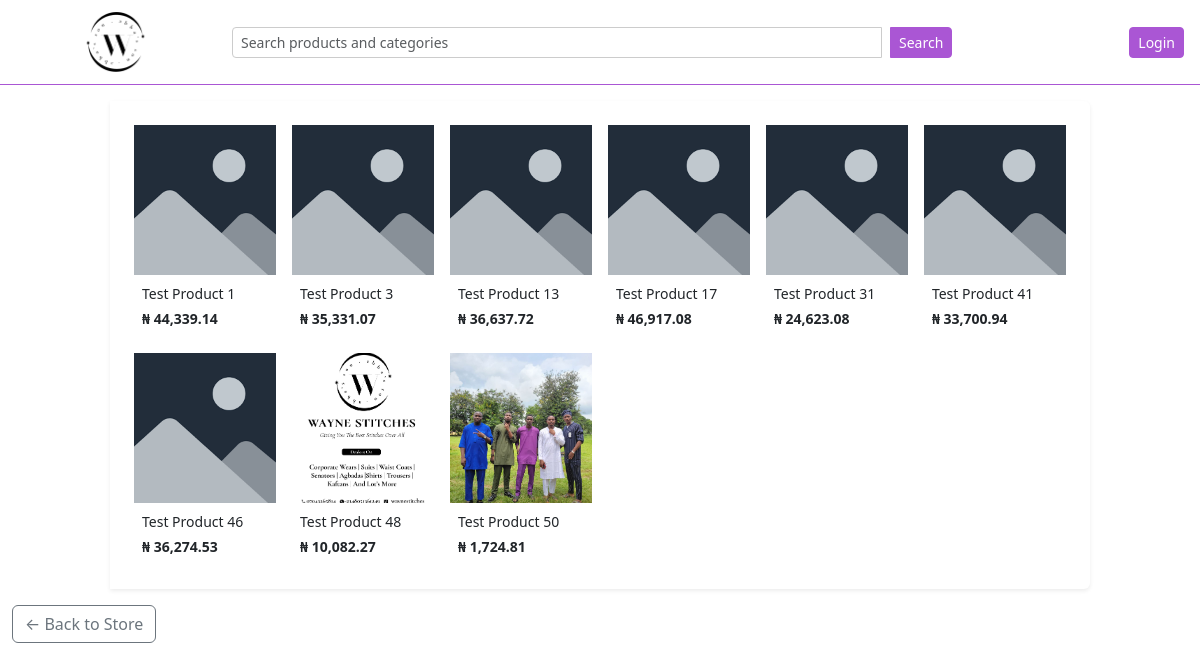
The app's page /category/accessories, older data.
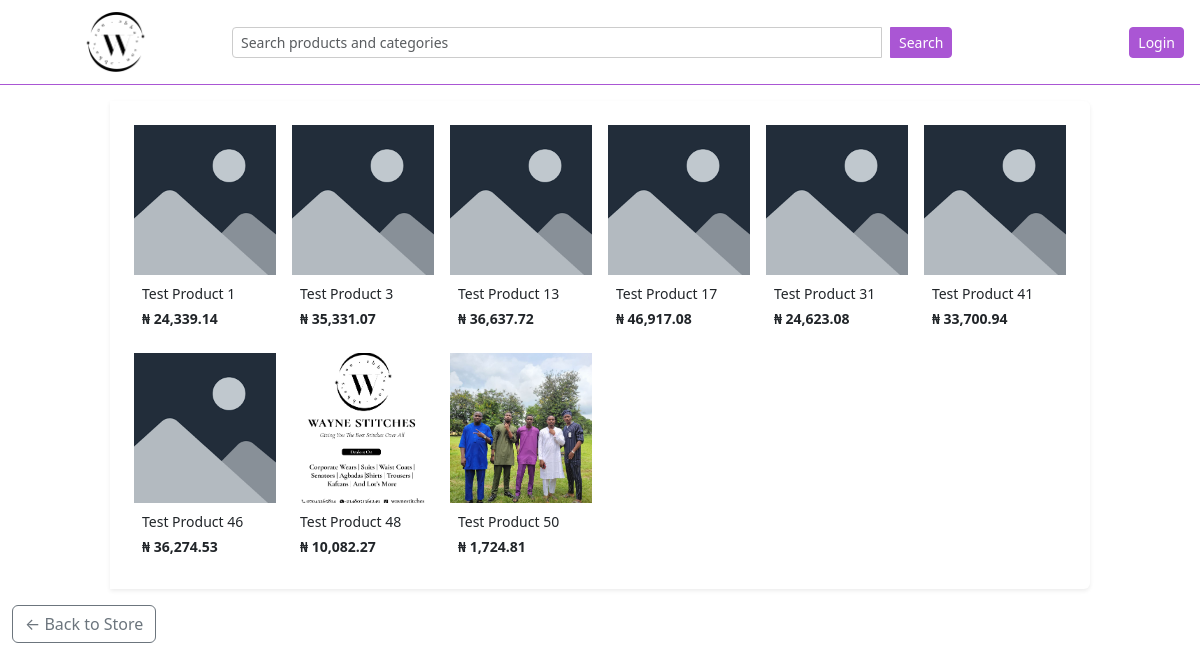
The same page, newer data.
### catalogue/models.py (models this page shows, shortened)
class Product(models.Model):
    name = models.CharField(max_length=100)
    slug = models.SlugField()
    description = models.TextField()
    category = models.ManyToManyField(Category, blank=True, related_name='product')
    price = models.DecimalField(max_digits=8, decimal_places=2)
    size = models.ManyToManyField(Size, blank=True, related_name='sizes')
    image = models.ImageField(upload_to='products/', default='products/images.png')
    product_type = models.ForeignKey(ProductType, on_delete=models.CASCADE, related_name='type', null=True)
    is_active = models.BooleanField()
    date_created = models.DateTimeField(auto_now_add=True)

### catalogue/views.py (the view)
# urls.py: path('category/<slug:slug>', views.category_view, name='category_view'),
def category_view(request, slug):
    category = Category.objects.prefetch_related('product').get(slug=slug)
    products = category.product.all()  # type: ignore
    return render(request, 'catalogue/category.html', {'category': category, 'products':products})

### catalogue/templates/catalogue/category.html (shortened to what this page needs)
{% extends 'layout.html' %}
{% load humanize %}
{% block content %}
<div class="d-flex justify-content-center">
    <div class="col-md-9 col-lg-10 bg-white p-4 rounded-end shadow-sm">
        <div class="row g-3">
            {% for product in products %}
                <div class="col-6 col-md-4 col-lg-2">
                    <div class="card h-100 border-0">
                        <a href="{% url 'store:product_page' slug=product.slug %}">
                            <div style="height: 150px; overflow: hidden;">
                                <img src="{{ product.image.url }}"
                                    alt="{{ product.name }}"
                                        class="w-100 h-100 object-fit-cover">
                            </div>
                        </a>
                        <div class="p-2">
                            <p class="mb-1 small text-truncate">{{ product.name }}</p>
                            <p class="fw-bold small mb-0">₦ {{ product.price|intcomma }}</p>
                        </div>
                    </div>
                </div>
            {% endfor %}
        </div>
    </div>
</div>
<a href="{% url 'store:store' %}" class="btn btn-outline-secondary mt-3">← Back to Store</a>
{% endblock %}

Row changes from the older to the newer data that the page shows:
changed Product "Test Product 1": price "44,339.14" → "24,339.14"
